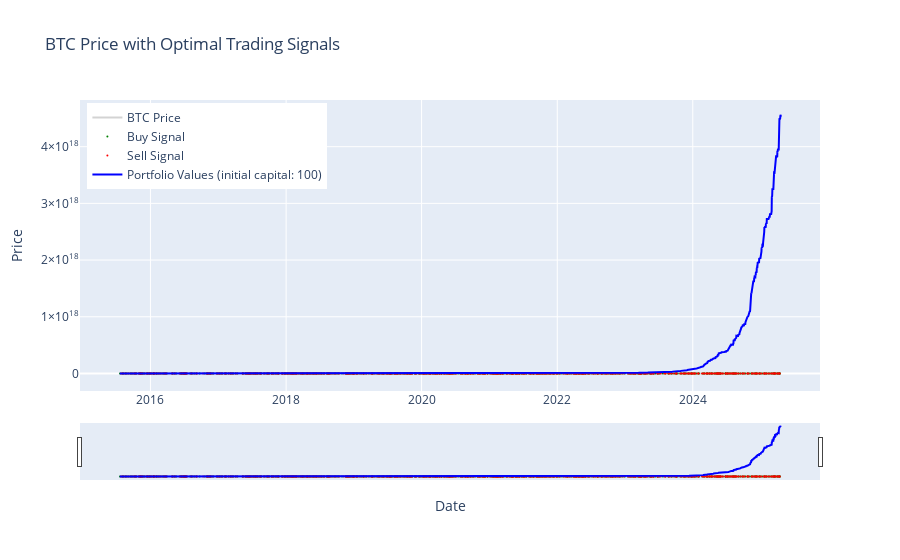

Write notebook code for a chart like this one.
### Markdown cell above
# Finding the optimal trading strategy in Hindsight

- This is dynamic programming problem and we can use a top down approach to solve it.

1. Indexing:
    - Time Index: $t\in \{ 0,1,\dots ,T-1\}$ (we cannot have an optimal strategy for the last period because we do not know the future)
    - State Space: $s\in \{0,1\}$ where:
        - 0 is going short (we buy all the risk free asset that we can)
        - 1 is going long (we buy all the BTC that we can)

2. Value Function:
    - Let $V(t,s)$ be the maximum expected return from time $t$ to $T$ given that we are in state $s$ at time $t$.
    - For each time $t$ and state $s$ we have the following:
    $$
       V(t, s) = max\{\space V_{BTC}(t, s)\space, \space V_{Rf}(t, s)\space\}
    $$
    - where:
    $$
    V_{BTC}(t, s) = r_{BTC}(t) + V(t+1, 1) - c \cdot (1-s)
    $$
    $$
    V_{RF}(t, s) = r_{RF}(t) + V(t+1, 0) - c \cdot s
    $$
    - Here:
        - $r_{BTC}(t)$ is the return (daily) of BTC at time $t$
        - $r_{RF}(t)$ is the return (daily)of the risk free asset at time $t$
        - $c$ is the transaction cost
        - $s$ is the state of the world at time $t$


3. Recursive Relation:
    - Base Case: 
    $$
    V(T, s) = 0 \quad \forall s
    $$
    - Algorithm:
        - Initialize memoization table of size $(T+1) \times 2$ to store the value function for each time and state. (T+1 because we t=0)
        - Initialize decision table of size $T \times 2$ to store the optimal decision for each time and state.
        - We then fill in these tables backwards from $t=T-1$ to $t=0$ using the recursive relation (notice that we need $V(t+1, s)$ to fill $V(t, s)$)
        - For each time step we compute both possible actions (go long or go short)

### Code cell
strat=OptStrat(df=df)

### Figure 1 — Plotly figure (JSON) as saved in the notebook; plotly's stock layout.template omitted (floating-point values rounded to 4 significant figures; data arrays with more than 128 entries replaced by an {"elided": "..."} marker saying what was removed)
{"data": [{"line": {"color": "lightgrey"}, "name": "BTC Price", "type": "scatter", "x": {"elided": "3562 str values"}, "y": {"elided": "3562 float values"}}, {"marker": {"color": "green", "size": 2, "symbol": "circle"}, "mode": "markers", "name": "Buy Signal", "type": "scatter", "x": {"elided": "609 str values"}, "y": {"elided": "609 float values"}}, {"marker": {"color": "red", "size": 2, "symbol": "circle"}, "mode": "markers", "name": "Sell Signal", "type": "scatter", "x": {"elided": "608 str values"}, "y": {"elided": "608 float values"}}, {"line": {"color": "blue"}, "name": "Portfolio Values (initial capital: 100)", "type": "scatter", "x": {"elided": "3562 str values"}, "y": {"elided": "3562 float values"}}], "layout": {"legend": {"x": 0.01, "xanchor": "left", "y": 0.99, "yanchor": "top"}, "title": {"text": "BTC Price with Optimal Trading Signals"}, "xaxis": {"rangeslider": {"visible": true}, "title": {"text": "Date"}, "type": "date"}, "yaxis": {"title": {"text": "Price"}}}}
